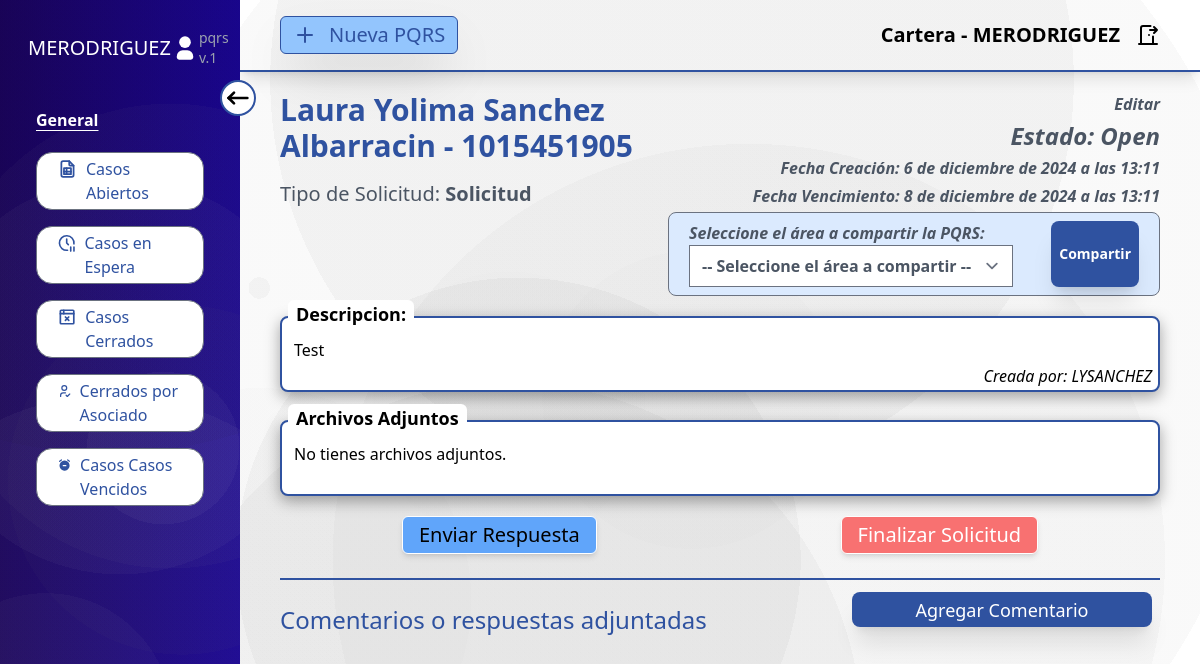
The app's page /pqrs/CTT100000050/ (signed in) with its own data.
### account/models.py (models this page shows, shortened)
class CustumUser(AbstractUser):
    area = models.ForeignKey(Areas, on_delete=models.SET_NULL, null=True, blank=True)
    permissions = models.CharField(choices=TYPES_USERS, max_length=100)

### adminUser/models.py (models this page shows, shortened)
class Areas(models.Model):
    name = models.CharField(max_length=30)
    def __str__(self):
        return self.name

class TypesPQRS(models.Model):
    name = models.CharField(max_length=100)
    timeExecute = models.IntegerField()
    area_redirect = models.ForeignKey(Areas, on_delete=models.SET_NULL, null=True, blank=True)
    def __str__(self):
        return self.name

### users/models.py (models this page shows, shortened)
class PQRS(models.Model):
    num = models.CharField(max_length=20)
    typePQRS = models.ForeignKey(TypesPQRS, on_delete=models.CASCADE)
    areas = models.CharField(max_length=1000, null=True, blank=True)
    name = models.CharField(max_length=200)
    asociado = models.IntegerField()
    email = models.EmailField()
    phone = models.IntegerField()
    description = models.CharField(max_length=1000)
    created = models.DateTimeField(auto_now_add=True)
    timeResponse = models.DateTimeField(null=True, blank=True)
    userCreated = models.CharField(max_length=100)
    status = models.CharField(max_length=100, default="Open")
    close_by = models.CharField(max_length=100, null=True, blank=True)
    closed = models.DateTimeField(null=True, blank=True)
    dateResponse = models.DateTimeField(null=True, blank=True)
    tokenControl = models.CharField(max_length=100, null=True, blank=True)
    objects = PQRSManager()
    def check_time_response(self):
        if self.timeResponse and self.timeResponse < timezone.now() and self.status == "Open":
            self.status = "Expired"
            self.closed = timezone.now()
            self.save()
        if self.dateResponse and self.dateResponse < timezone.now() and self.status == "Wait":
            self.status = "Close"
            self.closed = timezone.now()
            self.save()
    class Meta:
        ordering = ['-created']

### users/views.py (the view, shortened to what this page needs)
# urls.py: path('pqrs/<str:num>/', pqrs, name="findpqrs"),
@login_required
def pqrs(request, num):
    formComment = CommentForm()
    formResponse = ResponsePQRSForm()
    try:
        find_pqrs = get_object_or_404(PQRS.objects.filter(num=num))
    except Http404:
        return redirect("home")
    listAreas = find_pqrs.areas.split(",")
    if str(request.user.area) not in listAreas and not request.user.is_staff:
        return redirect("home")
    formShare = ShareForm(areas=find_pqrs.areas)
    comments = Commets.objects.filter(pqrs=find_pqrs)
    files = Files.objects.filter(pqrs=find_pqrs)
    return render(request, 'pqrs.html', {
        'pqrs': find_pqrs,
        'formComment': formComment,
        'formResponse': formResponse,
        'formShare': formShare,
        'comments': comments,
        'files': files
    })

### users/forms.py (shortened to what this page needs)
class CommentForm(forms.ModelForm):
    class Meta:
        model = Commets
        fields = ['coment', 'file']
        labels = {
            'coment': 'Comentario',
            'file': 'Archivo'
        }
        widgets = {
            'coment': forms.Textarea(attrs={
                'class': 'rounded-md w-full',
                'rows': '3',
                'placeholder': 'Comentario o Respuesta'
            })
        }

class ResponsePQRSForm(forms.ModelForm):
    class Meta:
        model = ResponsePQRS
        fields = ['response', 'file']
        labels = {
            'response': 'Respuesta al Asociado',
            'file': 'Adjuntar archivo'
        }
        widgets = {
            'response': forms.Textarea(attrs={
                'class': 'rounded-md w-full',
                'rows': '3',
                'placeholder': 'Comentario o Respuesta'
            })
        }

### users/models.py (called while the page is built)
    def get_queryset(self):
        queryset = super().get_queryset()
        for pqrs in queryset:
            pqrs.check_time_response()
        return queryset

### users/templates/pqrs.html (shortened to what this page needs)
{% extends "baseUsers.html" %}
{% block datas %}
    <section class="flex flex-col pb-10">
        <div class="">
            <div class="flex flex-row justify-between">
                <div>
                    <p class="text-3xl text-cootra font-semibold">{{ pqrs.name }} - {{ pqrs.asociado }}</p>
                    <p class="text-xl text-gray-600 my-4">Tipo de Solicitud: <span class="font-bold">{{pqrs.typePQRS}}</span></p>
                </div>
                <div class="flex flex-col gap-1 justify-center items-end font-semibold text-gray-600 italic">
                    {% if pqrs.status == "Open" %}
                        <a href="{% url 'updatepqrs' pqrs.num%}">Editar</a>
                    {% endif %}
                    <p class="text-2xl">Estado: {{ pqrs.status }}</p>
                    <p>Fecha Creación: {{pqrs.created}}</p>
                    <p>Fecha Vencimiento: {{pqrs.timeResponse}}</p>
                    {% if pqrs.status == "Open" %}
                        <div class="flex flex-col justify-end bg-blue-100 items-end rounded-lg px-5 py-2 border-[1px] border-gray-500">
                            <form method="POST" class="flex flex-row justify-end w-[450px]">
                                {{ formShare.as_p }}
                                <button type="submit"
                                    class="bg-cootra hover:opacity-85 transition-all duration-200 text-white text-sm shadow-xl px-2 rounded-lg">
                                Compartir</button>
                            </form>
                        </div>
                    {% endif %}
                </div>
            </div>
            <div class="flex flex-col relative mt-3">
                <p class="text-lg font-semibold absolute -top-2 bg-white px-2 rounded-md left-2">Descripcion:</p>
                <p class="pb-7 pt-5 px-3 my-2 border-2 border-cootra rounded-lg bg-white shadow-con">{{pqrs.description}}</p>
                <p class="absolute bottom-3 text-base italic right-2">Creada por: {{ pqrs.userCreated }}</p>
            </div>
            <div class="flex flex-col relative mt-3">
                <p class="text-lg font-semibold absolute -top-2 bg-white px-2 rounded-md left-2">Archivos Adjuntos</p>
                <div class="pb-7 pt-5 px-3 my-2 border-2 border-cootra rounded-lg bg-white shadow-con">
                    {% if files.count > 0 %}
                        <p>Tienes {{ files.count }} adjuntos al momento de crear la pqrs.</p>
                        <ul class="list-disc ml-10">
                            {% for file in files %}
                            <li>Archivo: <a
                                href="{{ file.file.url }}"
                                class="text-cootra hover:underline underline-offset-1 transition-all duration-200"
                                target="_blank">
                                {{ file.nameFile }}
                            </a></li>
                            {% endfor %}
                        </ul>
                    {% else %}
                        <p>No tienes archivos adjuntos.</p>
                    {% endif %}
                </div>
            </div>
            {% if pqrs.status == "Open" %}
                <div class="flex flex-row justify-around mt-3">
                    <button
                        class="bg-blue-400 text-xl px-4 py-1 rounded-md text-black shadow-md border-[1px] border-white
                        hover:bg-blue-500/80 hover:scale-102 transition-all duration-200"
                        id="open-dialog-response"
                    >
                    Enviar Respuesta
                </button>
                    <a href="{% url 'closepqrs' pqrs.num %}"
                        onclick="return confirm('Esta seguro de cerrar esta PQRS sin enviar una respuesta al asociado?')"
                        class="bg-red-400 text-xl px-4 py-1 rounded-md text-white shadow-md border-[1px] border-white
                        hover:bg-red-500/80 hover:scale-102 transition-all duration-200">
                        Finalizar Solicitud
                    </a>
                </div>
            {% endif %}
        </div>
        <div class="h-[2px] w-full bg-cootra my-6 shadow-black"></div>
        <div class="flex flex-col justify-between">
            <div class="relative flex flex-col justify-between">
                {% if pqrs.status == "Open" %}
                    <button type="button"
                        id="open-dialog"
                        class="absolute right-2 -top-3 bg-cootra w-[300px] h-[35px] hover:opacity-85
                        z-10 transition-all duration-200 text-white text-lg px-5 shadow-xl rounded-lg">
                        Agregar Comentario
                    </button>
                {% endif %}
                <div class="w-[100%]">
                    <h3 class="text-cootra text-2xl mb-2">Comentarios o respuestas adjuntadas</h3>
                </div>
            </div>
        </div>
    </section>
{% endblock datas %}

### users/templates/baseUsers.html (shortened to what this page needs)
{% extends "base.html" %}
{% load static %}
{% block content %}
<body class="flex w-full h-screen overflow-hidden">
    <aside id="aside" class="relative w-1/5 bg-backlogin text-white p-4 h-full transition-all duration-200">
      <button id="bt-control" class="absolute -right-4 top-20 bg-white border-2 border-cootra rounded-full transition-all duration-200">
      </button>
        <div id="topper" class="flex flex-row justify-between items-center p-3">
            <div class="flex flex-row justify-center items-center">
                <p class="text-xl text-white">{{ request.user.username }}</p>
            </div>
            <p class="text-sm text-gray-400">pqrs v.1</p>
        </div>
        <div id="section-1" class="flex flex-col px-5 py-7">
            <p class="text-base text-white font-semibold underline underline-offset-4">General</p>
            <div class="text-base flex flex-col gap-4 mt-5">
                <a
                  href="{% url 'home' %}"
                  class="flex flex-row justify-start gap-2 px-5 py-1 bg-white text-cootra rounded-2xl hover:scale-105
                  border-[1px] border-gray-500 hover:bg-gray-200 transition-all duration-200">
                    <p>Casos Abiertos</p>
                </a>
                <a
                  href="{% url 'waitingpqrs' %}"
                  class="flex flex-row justify-start gap-2 px-5 py-1 bg-white text-cootra rounded-2xl hover:scale-105
                  border-[1px] border-gray-500 hover:bg-gray-200 transition-all duration-200">
                    <p>Casos en Espera</p>
                </a>
                <a
                  href="{% url 'closedpqrs' %}"
                  class="flex flex-row justify-start gap-2 px-5 py-1 bg-white text-cootra rounded-2xl hover:scale-105
                  border-[1px] border-gray-500 hover:bg-gray-200 transition-all duration-200">
                    <p>Casos Cerrados</p>
                </a>
                <a
                  href="{% url 'closedforuserpqrs' %}"
                  class="flex flex-row justify-start gap-2 px-5 py-1 bg-white text-cootra rounded-2xl hover:scale-105
                  border-[1px] border-gray-500 hover:bg-gray-200 transition-all duration-200">
                    <p>Cerrados por Asociado</p>
                </a>
                <a
                  href="{% url 'expiredpqrs' %}"
                  class="flex flex-row justify-start gap-2 px-5 py-1 bg-white text-cootra rounded-2xl hover:scale-105
                  border-[1px] border-gray-500 hover:bg-gray-200 transition-all duration-200">
                    <p>Casos Casos Vencidos</p>
                </a>
            </div>
        </div>
    </aside>
    <main id="main" class="w-4/5 flex flex-col h-screen bg-backpqr transition-all duration-200">
        {% include "header.html" %}
        <div class="px-10 py-5 h-[90%] w-full overflow-auto">
            {% block datas %}
            {% endblock datas %}
        </div>
    </main>
</body>
{% endblock content %}

### users/templates/header.html (shortened to what this page needs)
{% load static %} {% block styles %}
<link rel="stylesheet" type="text/css" href="{% static 'css/header.css' %}" />
{% endblock styles %}
<header class="flex flex-row justify-between items-center px-10 py-4 border-b-2 border-cootra shadow-lg">
  <a
    href="{% url 'createdpqrs' %}"
    class="flex justify-center items-center bg-blue-300 rounded-md
    px-3 py-1 text-xl shadow-2xl gap-3 text-cootra border-[1px] border-cootra
    hover:scale-105 transition-all duration-200"
  >
    {% include "icons/new.html" %} Nueva PQRS
  </a>
  <div class="flex flex-row justify-between items-center gap-4">
    <p class="font-semibold text-xl">
      {% if request.user.area %}
      {{ request.user.area}} -
      {% endif %}
      {{ request.user.username }}</p>
    <a href="{% url 'logout' %}" class="exit">
    </a>
  </div>
</header>

### users/static/css/header.css (style rules this page uses)
header { display: flex; flex-direction: row; justify-content: space-between; align-items: center; padding: 0px 30px; }
.exit { background-color: transparent; border: 0px; cursor: pointer; }

### records on screen
CustumUser: user.username "MERODRIGUEZ", user.area "Cartera"
PQRS: name "Laura Yolima Sanchez Albarracin", asociado "1015451905", typePQRS "Solicitud", status "Open", created "6 de diciembre de 2024 a las 13:11", timeResponse "8 de diciembre de 2024 a las 13:11", description "Test", userCreated "LYSANCHEZ"
